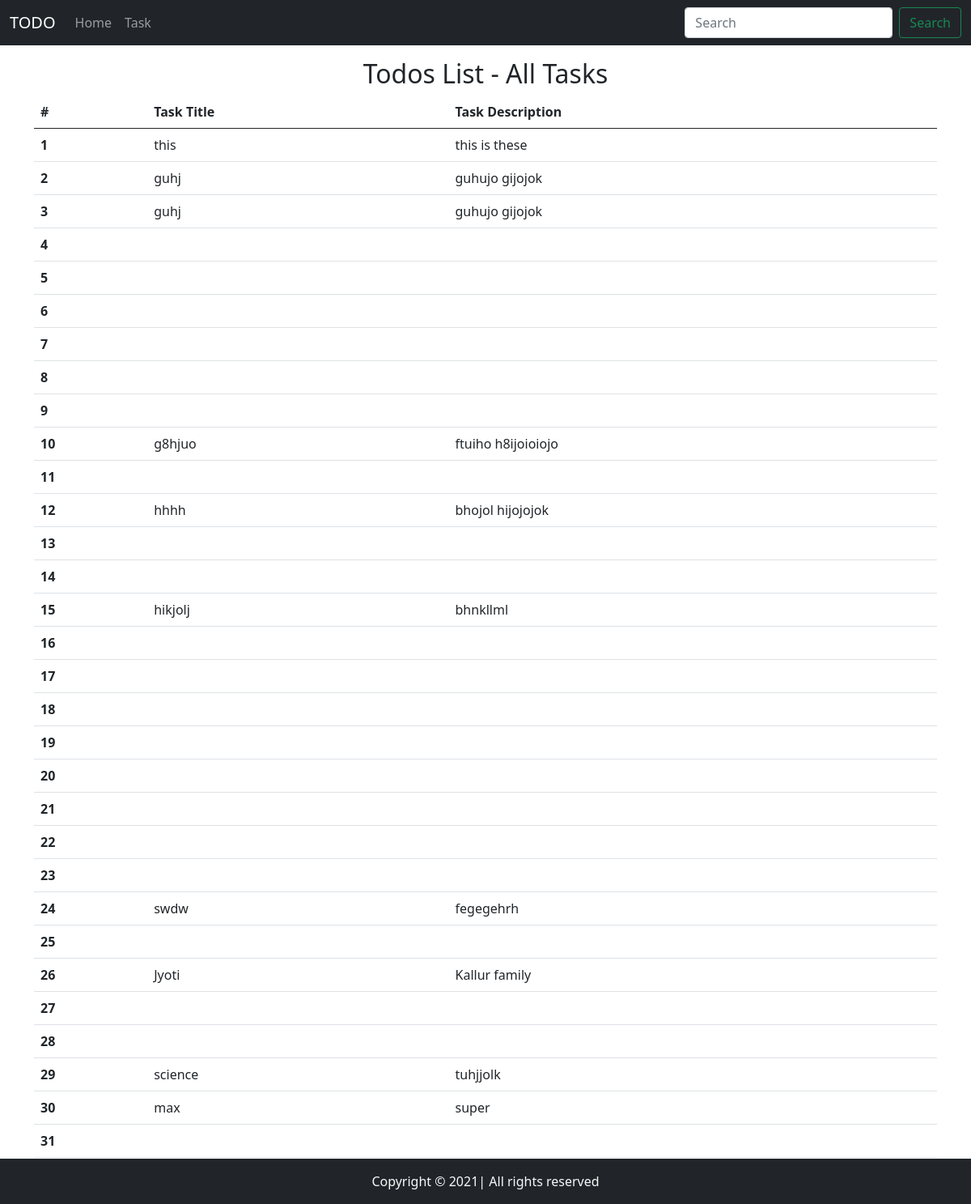
The page /tasks on the database its author committed.
### Home/models.py (models this page shows, shortened)
class Task(models.Model):
    taskTitle = models.CharField(max_length=30)
    taskDesc = models.TextField()
    time = models.DateTimeField(auto_now_add=True)

### Home/views.py (the view)
# urls.py: path('tasks', views.tasks, name='tasks')
def tasks(request):
    allTasks = Task.objects.all()
    context ={'tasks':allTasks}
    return render(request, 'tasks.html', context)

### templates/tasks.html (shortened to what this page needs)
<!doctype html>
<html lang="en">
  <head>
    <link href="https://cdn.jsdelivr.net/npm/bootstrap@5.0.2/dist/css/bootstrap.min.css" rel="stylesheet">
  </head>
  <body>
    <nav class="navbar navbar-expand-lg navbar-dark bg-dark">
        <div class="container-fluid">
          <a class="navbar-brand" href="#">TODO</a>
          <div class="collapse navbar-collapse" id="navbarSupportedContent">
            <ul class="navbar-nav me-auto mb-2 mb-lg-0">
              <li class="nav-item active">
                <a class="nav-link" aria-current="page" href="/">Home</a>
              </li>
              <li class="nav-item active">
                <a class="nav-link" href="/tasks">Task</a>
              </li>
            </ul>
            <form class="d-flex">
            <input class="form-control me-2" type="search" placeholder="Search" aria-label="Search">
            <button class="btn btn-outline-success" type="submit">Search</button>
          </form>
           </div>
        </div>
      </nav>
      <div class="container my-3">
          <h2 class="text-center">Todos List - All Tasks</h2>
          <table class="table">
          <thead>
          <tr>
          <th scope="col">#</th>
          <th scope="col">Task Title</th>
          <th scope="col">Task Description</th>
          </tr>
          </thead>
          <tbody>
          {% for task in tasks %}
            <tr>
            <th scope="row">{{forloop.counter}}</th>
            <td>{{task.taskTitle}}</td>
            <td>{{task.taskDesc}}</td>
            </tr>
           {% endfor %}
          </tbody>
          </table>
        </div>
      <footer>
      <p class="text-center bg-dark text-light fixed-bottom my-0 py-3">Copyright &copy; 2021| All rights reserved</p>
      </footer>
  </body>
</html>

### rows shown on the page
Task: taskTitle "this", taskDesc "this is these"
Task: taskTitle "guhj", taskDesc "guhujo gijojok"
Task: taskTitle "guhj", taskDesc "guhujo gijojok"
Task: taskTitle "g8hjuo", taskDesc "ftuiho h8ijoioiojo"
Task: taskTitle "hhhh", taskDesc "bhojol hijojojok"
Task: taskTitle "hikjolj", taskDesc "bhnkllml"
Task: taskTitle "swdw", taskDesc "fegegehrh"
Task: taskTitle "Jyoti", taskDesc "Kallur family"
Task: taskTitle "science", taskDesc "tuhjjolk"
Task: taskTitle "max", taskDesc "super"
